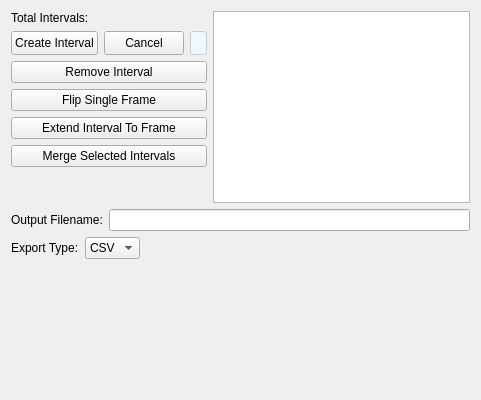
<?xml version="1.0" encoding="UTF-8"?>
<ui version="4.0">
 <class>DigitalIntervalSeries_Widget</class>
 <widget class="QWidget" name="DigitalIntervalSeries_Widget">
  <property name="geometry">
   <rect>
    <x>0</x>
    <y>0</y>
    <width>481</width>
    <height>400</height>
   </rect>
  </property>
  <property name="windowTitle">
   <string>Form</string>
  </property>
  <layout class="QVBoxLayout" name="mainVerticalLayout">
   <item>
    <layout class="QHBoxLayout" name="horizontalLayout">
     <item>
      <layout class="QVBoxLayout" name="verticalLayout_2">
       <item>
        <layout class="QHBoxLayout" name="horizontalLayout_2">
         <item>
          <widget class="QLabel" name="label">
           <property name="text">
            <string>Total Intervals:</string>
           </property>
          </widget>
         </item>
         <item>
          <widget class="QLabel" name="total_interval_label">
           <property name="text">
            <string/>
           </property>
           <property name="alignment">
            <set>Qt::AlignmentFlag::AlignCenter</set>
           </property>
          </widget>
         </item>
        </layout>
       </item>
       <item>
        <layout class="QHBoxLayout" name="create_interval_layout">
       <item>
        <widget class="QPushButton" name="create_interval_button">
         <property name="sizePolicy">
          <sizepolicy hsizetype="Preferred" vsizetype="Preferred">
           <horstretch>0</horstretch>
           <verstretch>0</verstretch>
          </sizepolicy>
         </property>
         <property name="contextMenuPolicy">
          <enum>Qt::ContextMenuPolicy::CustomContextMenu</enum>
         </property>
         <property name="text">
          <string>Create Interval</string>
         </property>
        </widget>
       </item>
       <item>
        <widget class="QPushButton" name="cancel_interval_button">
         <property name="sizePolicy">
          <sizepolicy hsizetype="Preferred" vsizetype="Preferred">
           <horstretch>0</horstretch>
           <verstretch>0</verstretch>
          </sizepolicy>
         </property>
         <property name="visible">
          <bool>false</bool>
         </property>
         <property name="text">
          <string>Cancel</string>
         </property>
        </widget>
       </item>
       <item>
        <widget class="QLabel" name="start_frame_label">
         <property name="styleSheet">
          <string>QLabel { 
            font-weight: bold; 
            color: #0066CC;
            padding: 4px;
            border: 1px solid #CCCCCC;
            border-radius: 3px;
            background-color: #F0F8FF;
          }</string>
         </property>
         <property name="text">
          <string/>
         </property>
         <property name="alignment">
          <set>Qt::AlignmentFlag::AlignCenter</set>
         </property>
        </widget>
       </item>
      </layout>
     </item>
     <item>
      <widget class="QPushButton" name="remove_interval_button">
       <property name="sizePolicy">
        <sizepolicy hsizetype="Preferred" vsizetype="Preferred">
         <horstretch>0</horstretch>
         <verstretch>0</verstretch>
        </sizepolicy>
       </property>
       <property name="text">
        <string>Remove Interval</string>
       </property>
      </widget>
     </item>
     <item>
      <widget class="QPushButton" name="flip_single_frame">
       <property name="sizePolicy">
        <sizepolicy hsizetype="Preferred" vsizetype="Fixed">
         <horstretch>0</horstretch>
         <verstretch>0</verstretch>
        </sizepolicy>
       </property>
       <property name="text">
        <string>Flip Single Frame</string>
       </property>
      </widget>
     </item>
     <item>
      <widget class="QPushButton" name="extend_interval_button">
       <property name="sizePolicy">
        <sizepolicy hsizetype="Preferred" vsizetype="Preferred">
         <horstretch>0</horstretch>
         <verstretch>0</verstretch>
        </sizepolicy>
       </property>
       <property name="text">
        <string>Extend Interval To Frame</string>
       </property>
      </widget>
     </item>
     <item>
      <widget class="QPushButton" name="merge_intervals_button">
       <property name="sizePolicy">
        <sizepolicy hsizetype="Preferred" vsizetype="Preferred">
         <horstretch>0</horstretch>
         <verstretch>0</verstretch>
        </sizepolicy>
       </property>
       <property name="text">
        <string>Merge Selected Intervals</string>
       </property>
      </widget>
     </item>
     <item>
      <spacer name="verticalSpacer_control_panel">
       <property name="orientation">
        <enum>Qt::Orientation::Vertical</enum>
       </property>
       <property name="sizeHint" stdset="0">
        <size>
         <width>20</width>
         <height>10</height>
        </size>
       </property>
      </spacer>
     </item>
    </layout>
   </item>
   <item>
    <layout class="QVBoxLayout" name="verticalLayout_3">
     <item>
      <widget class="QTableView" name="tableView"/>
     </item>
    </layout>
   </item>
  </layout>
 </item>
 <item>
  <widget class="Section" name="export_section" native="true">
   <property name="sizePolicy">
    <sizepolicy hsizetype="Expanding" vsizetype="Preferred">
     <horstretch>0</horstretch>
     <verstretch>0</verstretch>
    </sizepolicy>
   </property>
   <layout class="QVBoxLayout" name="exportSectionLayout">
    <property name="leftMargin">
     <number>0</number>
    </property>
    <property name="topMargin">
     <number>0</number>
    </property>
    <property name="rightMargin">
     <number>0</number>
    </property>
    <property name="bottomMargin">
     <number>0</number>
    </property>
    <item>
     <layout class="QHBoxLayout" name="filenameLayout">
      <item>
       <widget class="QLabel" name="label_filename">
        <property name="text">
         <string>Output Filename:</string>
        </property>
       </widget>
      </item>
      <item>
       <widget class="QLineEdit" name="filename_edit">
        <property name="text">
         <string/>
        </property>
       </widget>
      </item>
     </layout>
    </item>
    <item>
     <layout class="QHBoxLayout" name="exportTypeLayout">
      <item>
       <widget class="QLabel" name="label_export_type">
        <property name="text">
         <string>Export Type:</string>
        </property>
       </widget>
      </item>
      <item>
       <widget class="QComboBox" name="export_type_combo">
        <item>
         <property name="text">
          <string>CSV</string>
         </property>
        </item>
       </widget>
      </item>
      <item>
       <spacer name="exportTypeSpacer">
        <property name="orientation">
         <enum>Qt::Orientation::Horizontal</enum>
        </property>
        <property name="sizeHint" stdset="0">
         <size>
          <width>40</width>
          <height>20</height>
         </size>
        </property>
       </spacer>
      </item>
     </layout>
    </item>
    <item>
     <widget class="QStackedWidget" name="stacked_saver_options">
      <property name="currentIndex">
       <number>0</number>
      </property>
      <widget class="CSVIntervalSaver_Widget" name="csv_interval_saver_widget"/>
     </widget>
    </item>
   </layout>
  </widget>
 </item>
 <item>
  <spacer name="verticalSpacer_bottom">
   <property name="orientation">
    <enum>Qt::Orientation::Vertical</enum>
   </property>
   <property name="sizeHint" stdset="0">
    <size>
     <width>20</width>
     <height>10</height>
    </size>
   </property>
  </spacer>
 </item>
</layout>
</widget>
 <customwidgets>
  <customwidget>
   <class>CSVIntervalSaver_Widget</class>
   <extends>QWidget</extends>
   <header>DataExport_Widget/DigitalTimeSeries/CSV/CSVIntervalSaver_Widget.hpp</header>
   <container>1</container>
  </customwidget>
  <customwidget>
   <class>Section</class>
   <extends>QWidget</extends>
   <header>Collapsible_Widget/Section.hpp</header>
   <container>1</container>
  </customwidget>
 </customwidgets>
 <resources/>
 <connections/>
</ui>
